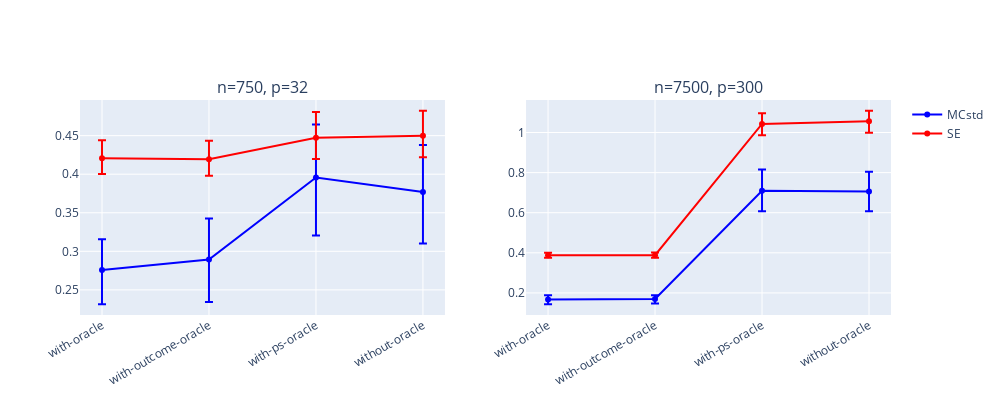

Notebook code for this chart:
### Code cell
from plotly.subplots import make_subplots
import plotly.graph_objects as go

fig = make_subplots(
    rows=1, cols=2,
    subplot_titles=('n=750, p=32', 'n=7500, p=300'
                   ),
    shared_xaxes=True,
    vertical_spacing=0.06
)



temp1 = all_ests_CI4.copy()#[(all_ests_CI3['n']==7500)]
temp1['MR'] = temp1['MR'].str.replace('mr_|_dNN_jNN', '', case=False, regex=True)
temp1['MR'] = temp1['MR'].str.replace('_', '-', case=False, regex=True)


fig.add_trace(
    go.Scatter(
                x=temp1[(temp1['n']==750)&(temp1['measure']=='MCstd')]['MR'],
                y=temp1[(temp1['n']==750)&(temp1['measure']=='MCstd')]["mr"],
                line_color='blue', showlegend=False,
            error_y=dict(type='data', visible=True, 
                         symmetric=False,
                         array=temp1[(temp1['n']==750)&(temp1['measure']=='MCstd')]['mr_upper_marginal'],
                         arrayminus=temp1[(temp1['n']==750)&(temp1['measure']=='MCstd')]['mr_lower_marginal']
                    )
            ),
    row=1, col=1)

fig.add_trace(
    go.Scatter(
                x=temp1[(temp1['n']==750)&(temp1['measure']=='se')]['MR'],
                y=temp1[(temp1['n']==750)&(temp1['measure']=='se')]["mr"],
                line_color='red', showlegend=False, 
            error_y=dict(type='data', visible=True, 
                         symmetric=False,
                         array=temp1[(temp1['n']==750)&(temp1['measure']=='se')]['mr_upper_marginal'],
                         arrayminus=temp1[(temp1['n']==750)&(temp1['measure']=='se')]['mr_lower_marginal']
                    )
            ),
    row=1, col=1)


fig.add_trace(
    go.Scatter(
                x=temp1[(temp1['n']==7500)&(temp1['measure']=='MCstd')]['MR'],
                y=temp1[(temp1['n']==7500)&(temp1['measure']=='MCstd')]["mr"],
                line_color='blue', showlegend=True, name='MCstd',
            error_y=dict(type='data', visible=True, 
                         symmetric=False,
                         array=temp1[(temp1['n']==7500)&(temp1['measure']=='MCstd')]['mr_upper_marginal'],
                         arrayminus=temp1[(temp1['n']==7500)&(temp1['measure']=='MCstd')]['mr_lower_marginal']
                    )
            ),
    row=1, col=2)

fig.add_trace(
    go.Scatter(
                x=temp1[(temp1['n']==7500)&(temp1['measure']=='se')]['MR'],
                y=temp1[(temp1['n']==7500)&(temp1['measure']=='se')]["mr"],
                line_color='red', showlegend=True, name='SE',
            error_y=dict(type='data', visible=True, 
                         symmetric=False,
                         array=temp1[(temp1['n']==7500)&(temp1['measure']=='se')]['mr_upper_marginal'],
                         arrayminus=temp1[(temp1['n']==7500)&(temp1['measure']=='se')]['mr_lower_marginal']
                    )
            ),
    row=1, col=2)


fig.update_layout(height=400, width=1000,
                  title_text="",
                 )

# fig.update_yaxes(tickvals=[c for c in np.arange(0., 3, .3)],range=[0, 1.2])
fig.update_xaxes(
#     tickvals=['With PS & outcome oracle', 'With outcome oracle', 'With PS oracle', 'Without oracle',],
                  tickangle = 330,
                )

# fig.write_image("/home/mr/Pictures/sims/variance_scaled-jan2023-jnn-dnn-r0.25.pdf")

fig.show()

### Figure 1 — Plotly figure (JSON) as saved in the notebook; plotly's stock layout.template omitted (floating-point values rounded to 4 significant figures)
{"data": [{"error_y": {"array": [0.04007, 0.05321, 0.06885, 0.06097], "arrayminus": [0.04428, 0.05486, 0.0751, 0.06692], "symmetric": false, "type": "data", "visible": true}, "line": {"color": "blue"}, "showlegend": false, "type": "scatter", "x": ["with-oracle", "with-outcome-oracle", "with-ps-oracle", "without-oracle"], "xaxis": "x", "y": [0.2756, 0.2893, 0.3957, 0.377], "yaxis": "y"}, {"error_y": {"array": [0.02335, 0.02398, 0.03339, 0.03226], "arrayminus": [0.02023, 0.02155, 0.02769, 0.02792], "symmetric": false, "type": "data", "visible": true}, "line": {"color": "red"}, "showlegend": false, "type": "scatter", "x": ["with-oracle", "with-outcome-oracle", "with-ps-oracle", "without-oracle"], "xaxis": "x", "y": [0.4206, 0.4194, 0.4473, 0.45], "yaxis": "y"}, {"error_y": {"array": [0.02127, 0.01878, 0.1056, 0.09834], "arrayminus": [0.02362, 0.02185, 0.1018, 0.09874], "symmetric": false, "type": "data", "visible": true}, "line": {"color": "blue"}, "name": "MCstd", "showlegend": true, "type": "scatter", "x": ["with-oracle", "with-outcome-oracle", "with-ps-oracle", "without-oracle"], "xaxis": "x2", "y": [0.167, 0.1693, 0.7096, 0.7055], "yaxis": "y2"}, {"error_y": {"array": [0.01281, 0.01352, 0.05306, 0.05284], "arrayminus": [0.01258, 0.01257, 0.05587, 0.05698], "symmetric": false, "type": "data", "visible": true}, "line": {"color": "red"}, "name": "SE", "showlegend": true, "type": "scatter", "x": ["with-oracle", "with-outcome-oracle", "with-ps-oracle", "without-oracle"], "xaxis": "x2", "y": [0.3879, 0.3881, 1.043, 1.056], "yaxis": "y2"}], "layout": {"annotations": [{"font": {"size": 16}, "showarrow": false, "text": "n=750, p=32", "x": 0.225, "xanchor": "center", "xref": "paper", "y": 1, "yanchor": "bottom", "yref": "paper"}, {"font": {"size": 16}, "showarrow": false, "text": "n=7500, p=300", "x": 0.775, "xanchor": "center", "xref": "paper", "y": 1, "yanchor": "bottom", "yref": "paper"}], "height": 400, "title": {"text": ""}, "width": 1000, "xaxis": {"anchor": "y", "domain": [0, 0.45], "tickangle": -30}, "xaxis2": {"anchor": "y2", "domain": [0.55, 1], "tickangle": -30}, "yaxis": {"anchor": "x", "domain": [0, 1]}, "yaxis2": {"anchor": "x2", "domain": [0, 1]}}}
